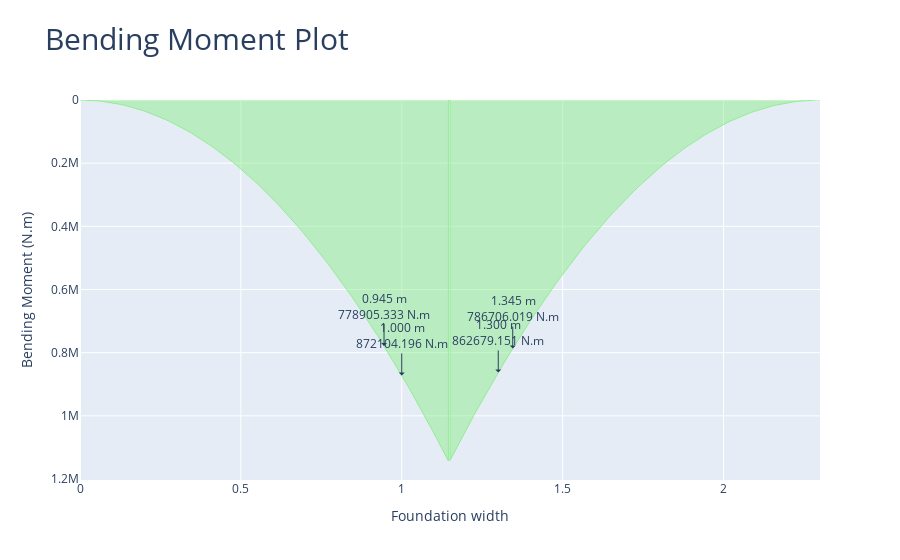

This figure's notebook cell:
### Markdown cell above
#### Show the bending moment diagram in y direction showing the design bending moment

### Code cell
comb_footing_design.plot_bending_moment_Y()

### Figure 1 — Plotly figure (JSON) as saved in the notebook; plotly's stock layout.template omitted (floating-point values rounded to 4 significant figures; data arrays with more than 128 entries replaced by an {"elided": "..."} marker saying what was removed)
{"data": [{"fill": "tozeroy", "hovertemplate": "x: %{x:.3f} %{meta[0]}<br>f(x): %{y:.3f} %{meta[1]}", "line": {"color": "lightgreen", "width": 1}, "meta": ["m", "N.m"], "mode": "lines", "name": "Bending Moment", "type": "scatter", "x": {"elided": "206 float values"}, "y": {"elided": "206 float values"}}], "layout": {"annotations": [{"arrowhead": 1, "ax": 0, "ay": -40, "showarrow": true, "text": "1.000 m<br>872104.196 N.m", "x": 1.0, "xref": "x", "y": 872100.0, "yref": "y"}, {"arrowhead": 1, "ax": 0, "ay": -40, "showarrow": true, "text": "1.300 m<br>862679.151 N.m", "x": 1.3, "xref": "x", "y": 862700.0, "yref": "y"}, {"arrowhead": 1, "ax": 0, "ay": -40, "showarrow": true, "text": "0.945 m<br>778905.333 N.m", "x": 0.945, "xref": "x", "y": 778900.0, "yref": "y"}, {"arrowhead": 1, "ax": 0, "ay": -40, "showarrow": true, "text": "1.345 m<br>786706.019 N.m", "x": 1.345, "xref": "x", "y": 786700.0, "yref": "y"}], "title": {"font": {"size": 30}, "text": "Bending Moment Plot"}, "xaxis": {"title": {"text": "Foundation width"}}, "yaxis": {"autorange": "reversed", "title": {"text": "Bending Moment (N.m)"}}}}
